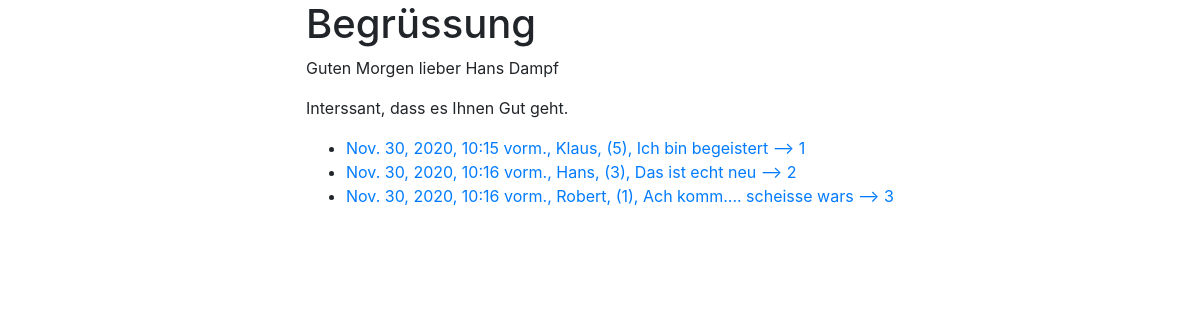
The page / on the database its author committed.
### app1/models.py (models this page shows)
class Tagebuch(models.Model):
    name = models.CharField(max_length=50)
    zeitpunkt = models.DateTimeField(auto_now=False, auto_now_add=True)
    kommentar = models.TextField()
    bewertung = models.IntegerField()
    def __str__(self):
        return self.name+", ("+str(self.bewertung)+"), "+self.kommentar
    class Meta:
        verbose_name_plural = "Tagebuch"

### app1/views.py (the view)
# urls.py: path('', views.index, name='index'),
def index(request):
    template = 'app1/base.html'
    tupel = ("Hans Dampf","Gut","lieber")
    tabelle = Tagebuch.objects.all().order_by("-bewertung")
    return render(request,template,{'parameter':tupel, 'tabelle': tabelle})

### app1/templates/app1/base.html (shortened to what this page needs)
<!doctype html>
<html lang="de">
  <head>
    <link rel="stylesheet" href="https://cdn.jsdelivr.net/npm/bootstrap@4.5.3/dist/css/bootstrap.min.css">
  </head>
  <body>
  <div class="container">
    <div class="row justify-content-md-center">
      <div class ="col-md-auto">
        <h1>{% block h1 %}Begrüssung{% endblock h1 %}</h1>
        {% block content %}
        <p>Guten Morgen {{parameter.2}} {{parameter.0}}</p>
        <p>Interssant, dass es Ihnen {{parameter.1}} geht.</p>
        <ul>
        {% for zeile in tabelle %}
          <li><a href="/tagebuchdetail/{{zeile.id}}">{{zeile.zeitpunkt}}, {{zeile}} --> {{ zeile.id}}</a></li>
        {% endfor %}
        </ul>
        {% endblock content %}
      </div>
    </div>
  </div>
  </body>
</html>

### rows shown on the page
Tagebuch: zeitpunkt "Nov. 30, 2020, 10:15 vorm.", name+bewertung+kommentar "Klaus, (5), Ich bin begeistert", id "1"
Tagebuch: zeitpunkt "Nov. 30, 2020, 10:16 vorm.", name+bewertung+kommentar "Hans, (3), Das ist echt neu", id "2"
Tagebuch: zeitpunkt "Nov. 30, 2020, 10:16 vorm.", name+bewertung+kommentar "Robert, (1), Ach komm.... scheisse wars", id "3"

### other values the page prints
{{ parameter.2 }} "lieber"
{{ parameter.0 }} "Hans Dampf"
{{ parameter.1 }} "Gut"
